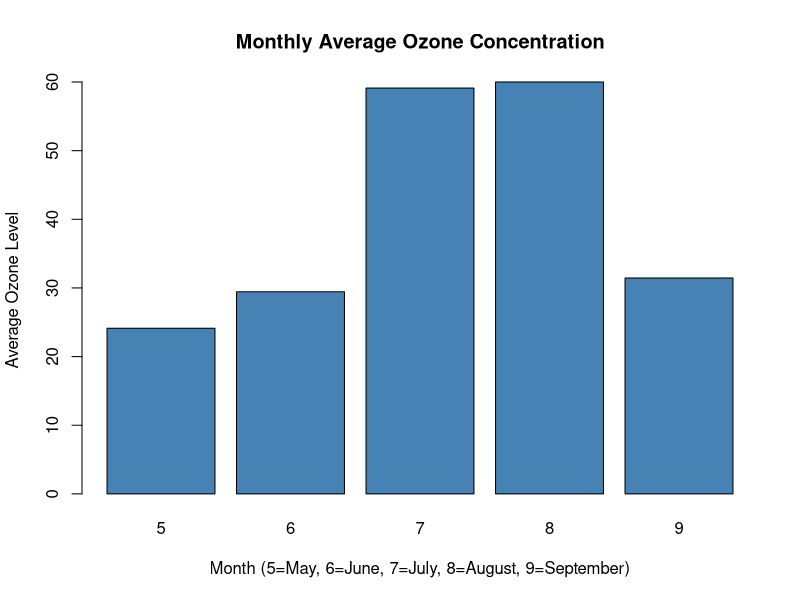
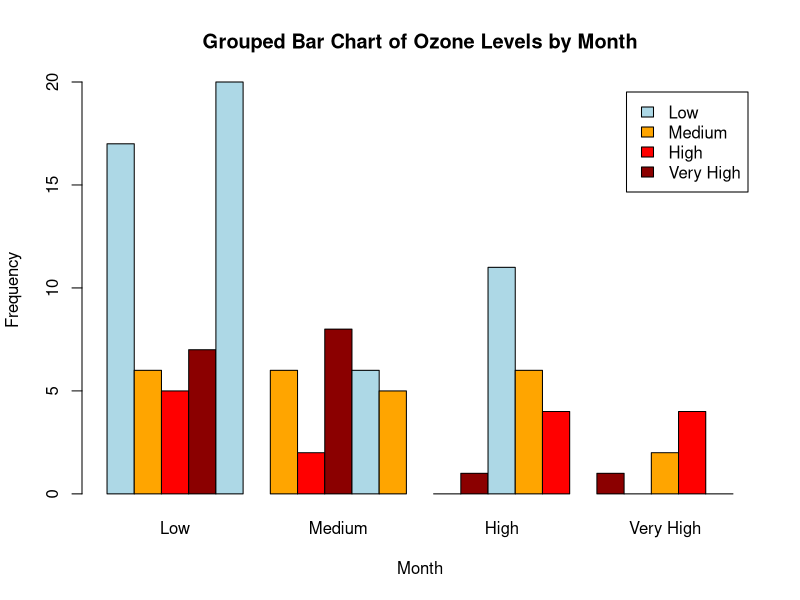
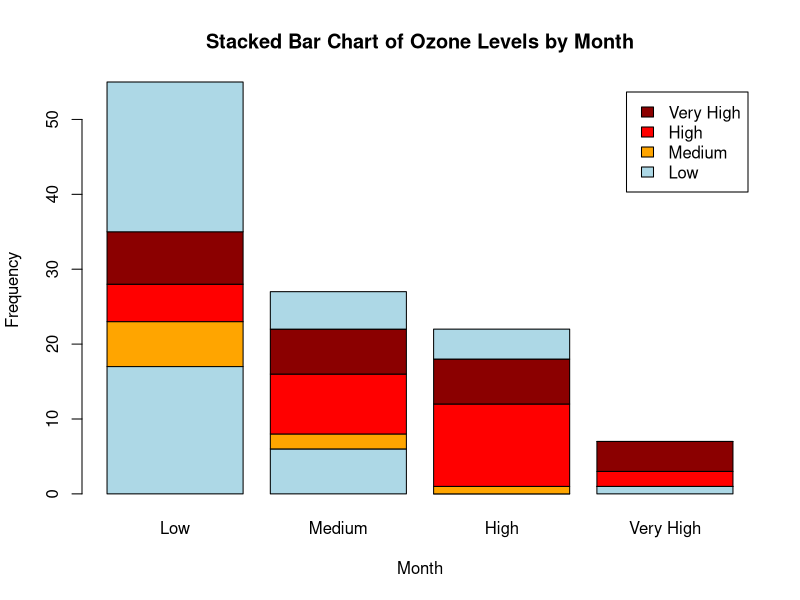

R code for these plots, in order:
#Data visualization- Week-3
# Load the built-in airquality dataset
data("airquality")

str(airquality)
View(airquality)
class(airquality)
?airquality

# Remove missing values
aq <- na.omit(airquality)

# Bar Chart

# Calculate monthly average ozone
monthly_ozone <- tapply(
  aq$Ozone,
  aq$Month,
  mean
)

# Display monthly averages
print(monthly_ozone)

#  Bar Plot
barplot(
  monthly_ozone,
  main = "Monthly Average Ozone Concentration",
  xlab = "Month (5=May, 6=June, 7=July, 8=August, 9=September)",
  ylab = "Average Ozone Level",
  col = "steelblue"
)

#  Grouped Bar Chart


# Convert Ozone values into categories
ozone_level <- cut(
  aq$Ozone,
  breaks = c(0, 30, 60, 100, 200),
  labels = c("Low", "Medium", "High", "Very High")
)

# Create frequency table
ozone_table <- table(aq$Month, ozone_level)

# Grouped Bar Plot
barplot(
  ozone_table,
  beside = TRUE,
  col = c("lightblue", "orange", "red", "darkred"),
  main = "Grouped Bar Chart of Ozone Levels by Month",
  xlab = "Month",
  ylab = "Frequency",
  legend = colnames(ozone_table)
)

# Stacked Bar Chart


barplot(
  ozone_table,
  beside = FALSE,
  col = c("lightblue", "orange", "red", "darkred"),
  main = "Stacked Bar Chart of Ozone Levels by Month",
  xlab = "Month",
  ylab = "Frequency",
  legend = colnames(ozone_table)
)
